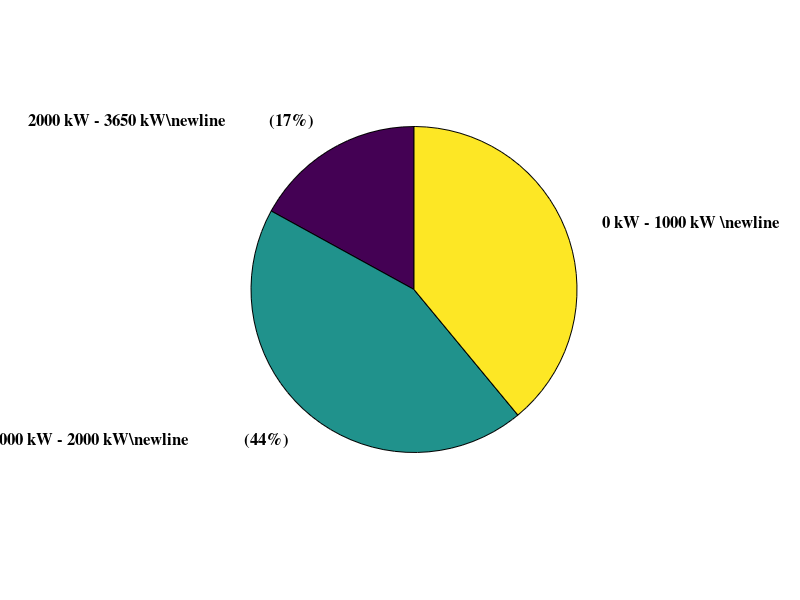

Write MATLAB code to recreate this figure. (Note: this script raises an error after producing the figure.)
clear
clc

% ct: conventional tugboat
ct = [0.17,0.44,0.39];
labels1 = {'\bf 2000 kW - 3650 kW\newline           (17%)','\bf 1000 kW - 2000 kW\newline              (44%)','\bf 0 kW - 1000 kW \newline         (39%)'};
p = pie(ct,labels1);
set(findobj(p,'type','text'),'FontName','times','FontSize',12)  % THIS LINE ADDED
p(1).FaceColor=[0.6,0.62,0.58];
p(3).FaceColor=[0.404, 0.431, 0.388];
p(5).FaceColor=[0.27,0.29,0.27];
title("Conventional Tugboat : \newline   5,366 L (14.3 t CO_2)\newline  ","FontName",'Times New Roman','FontSize',18)

%%
clear
clc
% ht: hybrid tugboat
ht = [0.17,0.19];
labels2 = {'\bf 2000 kW - 3650 kW\newline             (47%)','\bf 1000 kW - 2000 kW\newline              (53%)'};
p = pie(ht,labels2)
set(findobj(p,'type','text'),'FontName','times','FontSize',12)  % THIS LINE ADDED
p(1).FaceColor=[0.60,0.62,0.58];
p(3).FaceColor=[0.42 0.68 0.87];
title("Hybrid Tugboat :\newline1,929 L (5.1 t CO_2)\newline  ","FontName",'Times New Roman','FontSize',18)
